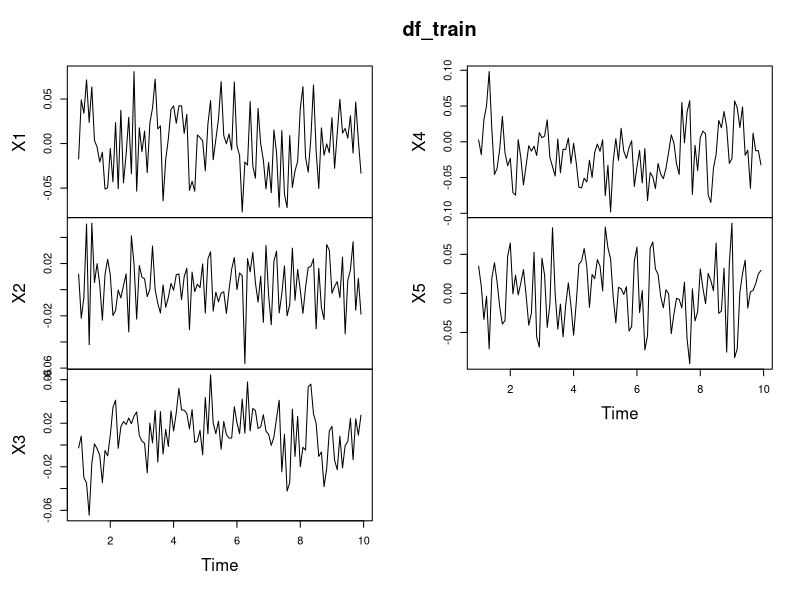
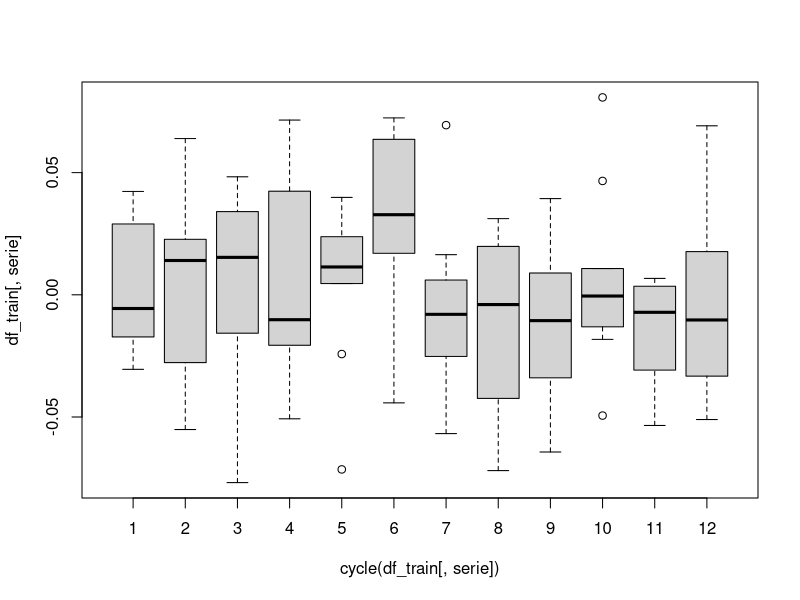
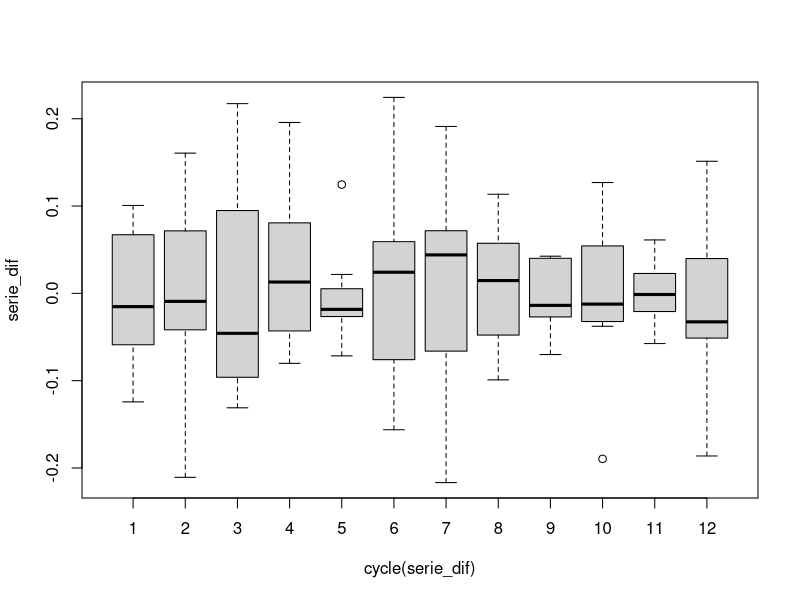
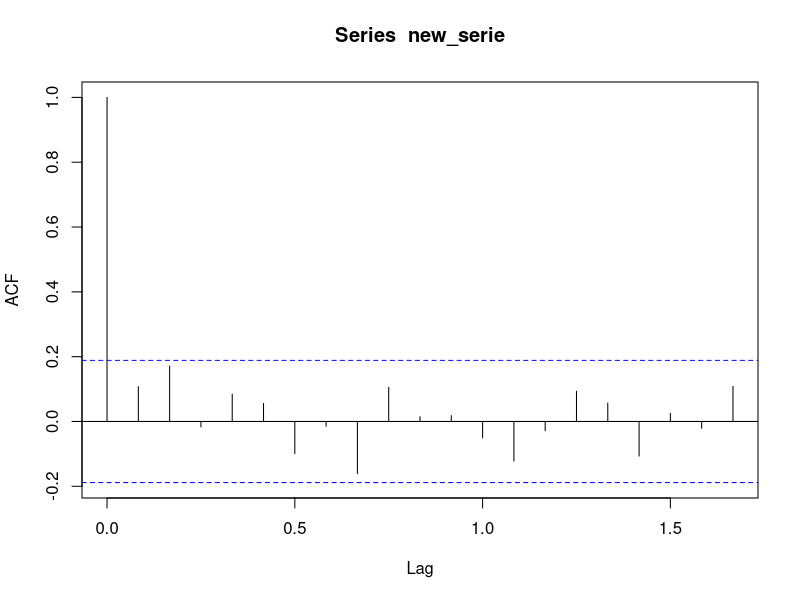
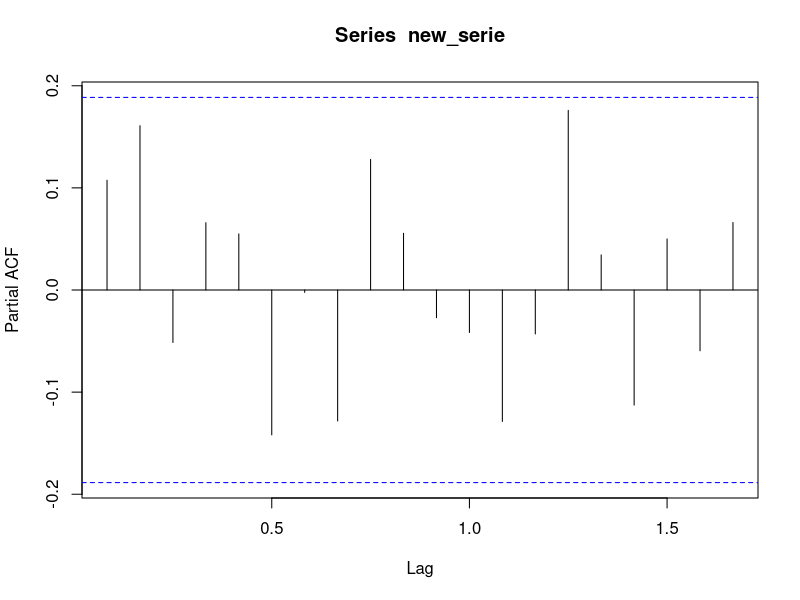
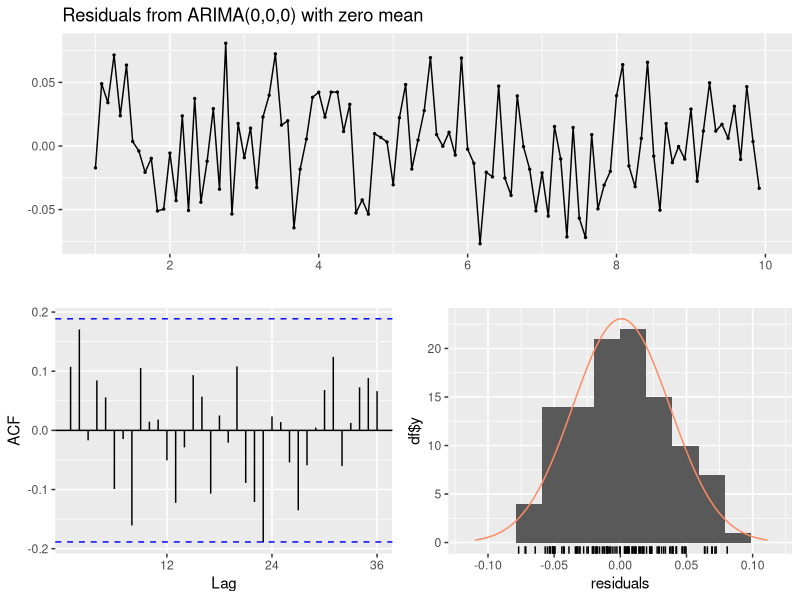
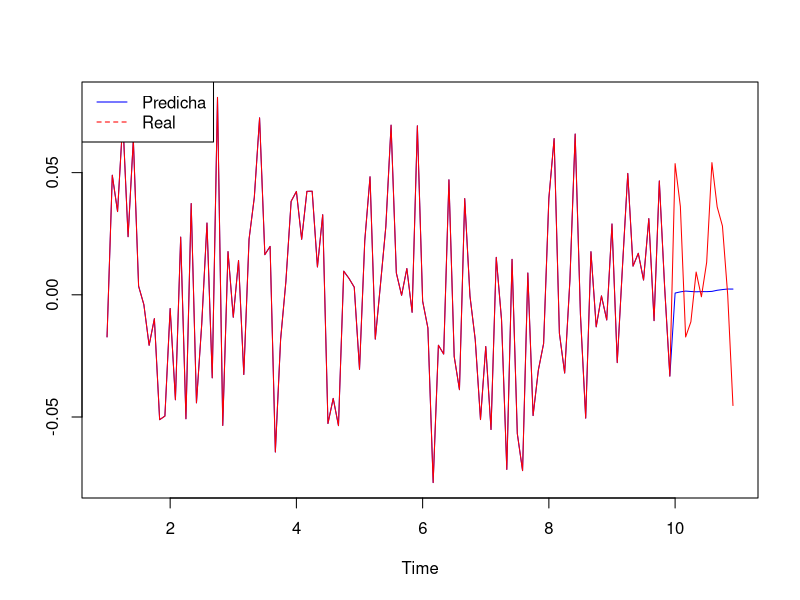
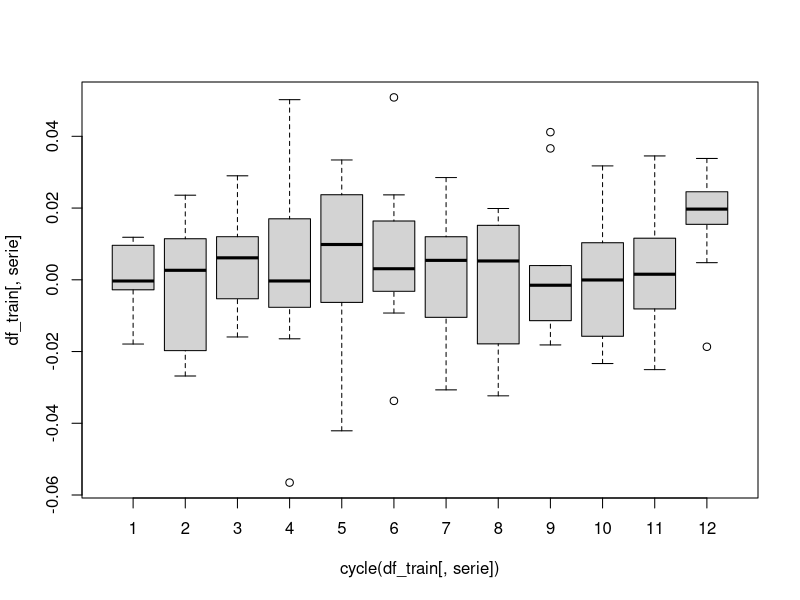

Here is the R script that generated these plots, in order: (Note: this script raises an error after producing the figures.)
## ---- chunk 1
knitr::opts_chunk$set(echo = TRUE)
## ---- chunk 2
library(readr)
library(forecast)

df_train <- read_csv("./data/stock_returns_train.csv")
## ---- chunk 3
df_ts <- ts(df_train, frequency=12)

df_train <- ts(df_ts[1:(9*12),], frequency=12)
df_test <- ts(df_ts[(9*12+1):length(df_ts[,1]),], frequency=12)
## ---- chunk 4
plot(df_train)
## ---- chunk 5
serie <- 1

# Observamos la estacionalidad

boxplot(df_train[,serie] ~ cycle(df_train[,serie]))

# Diferenciamos la serie hasta que sea estacionalidad

serie_dif <- diff(df_train[,serie],12)

serie_dif <- diff(serie_dif,12)

boxplot(serie_dif ~ cycle(serie_dif))
        
# Nos quedamos con la serie estacionaria

new_serie <- df_train[,serie]

# Determinamos el valor q con la acf

acf(new_serie)

# Determinamos el valor p con la pacf

pacf(new_serie)
## ---- chunk 6
summary(auto.arima(df_train[,serie]))
## ---- chunk 7
checkresiduals(auto.arima(df_train[,serie]))
## ---- chunk 8
x_n <- ts(df_train[,serie],frequency=12)
p_n <- ts(df_train[,serie],frequency=12)
h <- 12
j <- 1

for (i in 1:h){
  
  upd <- Arima(x_n,order = c(0, 0, 0), 
              seasonal = c(0, 0, 0))
  
  pred <- forecast(upd, h = 1)$mean
    
  x_n <- ts(c(x_n, df_test[j,serie]),frequency=12)
  p_n <- ts(c(p_n, pred),frequency=12)
  
  j <- j + 1
}

ts.plot(p_n,df_ts[,serie],col = c("blue", "red"))
legend("topleft", legend = c("Predicha", "Real"), col = c("blue", "red"), lty = c(1, 2))
## ---- chunk 9
serie <- 2

# Observamos la estacionalidad

boxplot(df_train[,serie] ~ cycle(df_train[,serie]))

# Diferenciamos la serie hasta que sea estacionalidad

serie_dif <- diff(df_train[,serie],12)

serie_dif <- diff(serie_dif,12)

boxplot(serie_dif ~ cycle(serie_dif))
        
# Nos quedamos con la serie estacionaria

new_serie <- df_train[,serie]

# Determinamos el valor q con la acf

acf(new_serie)

# Determinamos el valor p con la pacf

pacf(new_serie)
## ---- chunk 10
summary(auto.arima(df_train[,serie]))
## ---- chunk 11
checkresiduals(auto.arima(df_train[,serie]))
## ---- chunk 12
x_n <- ts(df_train[,serie],frequency=12)
p_n <- ts(df_train[,serie],frequency=12)
h <- 12
j <- 1

for (i in 1:h){
  
  upd <- Arima(x_n,order = c(1, 0, 1), 
              seasonal = c(0, 0, 0))
  
  pred <- forecast(upd, h = 1)$mean
    
  x_n <- ts(c(x_n, df_test[j,serie]),frequency=12)
  p_n <- ts(c(p_n, pred),frequency=12)
  
  j <- j + 1
}

ts.plot(p_n,df_ts[,serie],col = c("blue", "red"))
legend("topleft", legend = c("Predicha", "Real"), col = c("blue", "red"), lty = c(1, 2))
## ---- chunk 13
serie <- 3

# Observamos la estacionalidad

boxplot(df_train[,serie] ~ cycle(df_train[,serie]))

# Diferenciamos la serie hasta que sea estacionalidad

serie_dif <- diff(df_train[,serie],12)

serie_dif <- diff(serie_dif,12)

boxplot(serie_dif ~ cycle(serie_dif))
        
# Nos quedamos con la serie estacionaria

new_serie <- df_train[,serie]

# Determinamos el valor q con la acf

acf(new_serie)

# Determinamos el valor p con la pacf

pacf(new_serie)
## ---- chunk 14
summary(auto.arima(df_train[,serie]))
## ---- chunk 15
x_n <- ts(df_train[,serie],frequency=12)
p_n <- ts(df_train[,serie],frequency=12)
h <- 36
j <- 1

for (i in 1:h){
  
  upd <- Arima(x_n,order = c(0, 1, 1), 
              seasonal = c(0, 0, 0))
  
  pred <- forecast(upd, h = 1)$mean
    
  x_n <- ts(c(x_n, df_test[j,serie]),frequency=12)
  p_n <- ts(c(p_n, pred),frequency=12)
  
  j <- j + 1
}

ts.plot(p_n,df_ts[,serie],col = c("blue", "red"))
legend("topleft", legend = c("Predicha", "Real"), col = c("blue", "red"), lty = c(1, 2))
## ---- chunk 16
serie <- 4

# Observamos la estacionalidad

boxplot(df_train[,serie] ~ cycle(df_train[,serie]))

# Diferenciamos la serie hasta que sea estacionalidad

serie_dif <- diff(df_train[,serie],12)

serie_dif <- diff(serie_dif,12)

boxplot(serie_dif ~ cycle(serie_dif))
        
# Nos quedamos con la serie estacionaria

new_serie <- df_train[,serie]

# Determinamos el valor q con la acf

acf(new_serie)

# Determinamos el valor p con la pacf

pacf(new_serie)
## ---- chunk 17
summary(auto.arima(df_train[,serie]))
## ---- chunk 18
x_n <- ts(df_train[,serie],frequency=12)
p_n <- ts(df_train[,serie],frequency=12)
h <- 36
j <- 1

for (i in 1:h){
  
  upd <- Arima(x_n,order = c(1, 0, 0), 
              seasonal = c(0, 0, 0))
  
  pred <- forecast(upd, h = 1)$mean
    
  x_n <- ts(c(x_n, df_test[j,serie]),frequency=12)
  p_n <- ts(c(p_n, pred),frequency=12)
  
  j <- j + 1
}

ts.plot(p_n,df_ts[,serie],col = c("blue", "red"))
legend("topleft", legend = c("Predicha", "Real"), col = c("blue", "red"), lty = c(1, 2))
## ---- chunk 19
serie <- 5

# Observamos la estacionalidad

boxplot(df_train[,serie] ~ cycle(df_train[,serie]))

# Diferenciamos la serie hasta que sea estacionalidad

serie_dif <- diff(df_train[,serie],12)

serie_dif <- diff(serie_dif,12)

boxplot(serie_dif ~ cycle(serie_dif))
        
# Nos quedamos con la serie estacionaria

new_serie <- df_train[,serie]

# Determinamos el valor q con la acf

acf(new_serie)

# Determinamos el valor p con la pacf

pacf(new_serie)
## ---- chunk 20
summary(auto.arima(df_train[,serie]))
## ---- chunk 21
x_n <- ts(df_train[,serie],frequency=12)
p_n <- ts(df_train[,serie],frequency=12)
h <- 36
j <- 1

for (i in 1:h){
  
  upd <- Arima(x_n,order = c(0, 0, 2), 
              seasonal = c(0, 0, 0))
  
  pred <- forecast(upd, h = 1)$mean
    
  x_n <- ts(c(x_n, df_test[j,serie]),frequency=12)
  p_n <- ts(c(p_n, pred),frequency=12)
  
  j <- j + 1
}

ts.plot(p_n,df_ts[,serie],col = c("blue", "red"))
legend("topleft", legend = c("Predicha", "Real"), col = c("blue", "red"), lty = c(1, 2))
